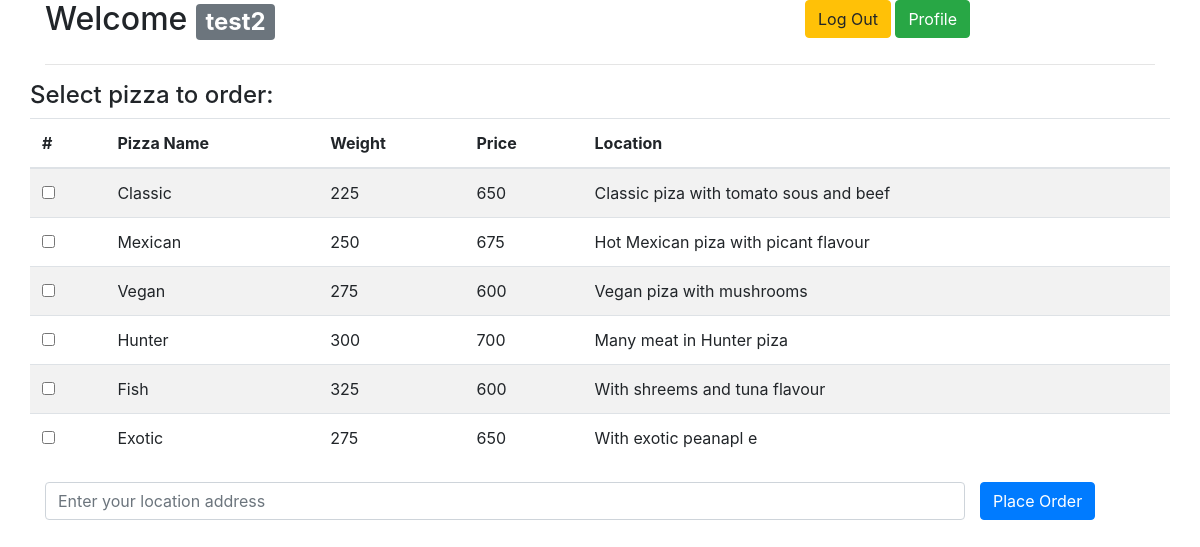
Page /order.php (signed in) on the committed database.
### tables this page shows
CREATE TABLE `users` (
  `id_user` int(11) NOT NULL AUTO_INCREMENT,
  `name` varchar(255) NOT NULL,
  `pass` varchar(255) NOT NULL,
  `mail` varchar(255) NOT NULL,
  PRIMARY KEY (`id_user`)
);

CREATE TABLE `products` (
  `id_product` smallint(6) NOT NULL AUTO_INCREMENT,
  `id_product_recipe` int(11) DEFAULT NULL,
  `name` varchar(64) DEFAULT NULL,
  `weight` smallint(6) DEFAULT NULL,
  `price` smallint(6) DEFAULT NULL,
  `describe_prod` varchar(68) DEFAULT NULL,
  PRIMARY KEY (`id_product`),
  KEY `id_product_recipe` (`id_product_recipe`),
  CONSTRAINT `products_ibfk_1` FOREIGN KEY (`id_product_recipe`) REFERENCES `recipes` (`id_recipe`)
);

### session.php (called while the page is built, shortened)
<?php
include_once 'db_connection.php';
$user_check = $_SESSION['login_user'];
if ($result = $connection -> query("select * from users where name='$user_check'")) {
    $row = $result->fetch_assoc();
    $login_session =$row['name'];
}

### order.php (the view, shortened to what this page needs)
<?php
include_once 'db_connection.php';
include 'session.php';
?>
<!DOCTYPE html>
<html>
<head>
    <link rel="stylesheet" href="https://maxcdn.bootstrapcdn.com/bootstrap/4.5.0/css/bootstrap.min.css">
</head>
<body>
<div class="container">
    <div class="row">
        <div class="col-sm-8">
            <h2>Welcome <span class="badge badge-secondary"><?= $login_session ?></span></h2>
        </div>
        <div class="col-sm-4">
            <a class="btn btn-warning" href="logout.php" role="button">Log Out</a>
            <a class="btn btn-success" href="profile.php" role="button">Profile</a>
        </div>
    </div>
    <hr>
    <div class="row">
        <h4>Select pizza to order:</h4>
        <?php
        if ($result = $connection -> query("SELECT id_product, name, price, weight, describe_prod FROM `products`")) {
            if ($result->num_rows === 0) {
                echo "No rows found, nothing to print so am exiting";
            } else {
                ?>
                <form class="form-inline" style="width: 100%" action="place-order.php" method="post">
                    <table class="table table-striped">
                        <thead>
                        <tr>
                            <th scope="col">#</th>
                            <th scope="col">Pizza Name</th>
                            <th scope="col">Weight</th>
                            <th scope="col">Price</th>
                            <th scope="col">Location</th>
                        </tr>
                        </thead>
                        <tbody>
                        <?php
                        while ($row = $result->fetch_assoc()) {
                            ?>
                            <tr>
                                <th scope="row"><input class="form-check-input" type="checkbox" value="<?= $row['id_product'] ?>" name="pizza[]"></th>
                                <td><?= $row['name'] ?></td>
                                <td><?= $row['price'] ?></td>
                                <td><?= $row['weight'] ?></td>
                                <td><?= $row['describe_prod'] ?></td>
                            </tr>
                            <?php
                        }
                        ?>
                        </tbody>
                    </table>
                    <div class="col-sm-10">
                        <input name="location" style="width: 100%" class="form-control input-lg" type="text" placeholder="Enter your location address">
                    </div>
                    <button type="submit" name="submit" class="btn btn-primary my-1">Place Order</button>
                </form>
                <?php
            }
        }
        ?>
    </div>
</div>
</body>
</html>

### rows in the picture
users: name "test2"
products: name "Classic", price "225", weight "650", describe_prod "Classic piza with tomato sous and beef"
products: name "Mexican", price "250", weight "675", describe_prod "Hot Mexican piza with picant flavour"
products: name "Vegan", price "275", weight "600", describe_prod "Vegan piza with mushrooms"
products: name "Hunter", price "300", weight "700", describe_prod "Many meat in Hunter piza"
products: name "Fish", price "325", weight "600", describe_prod "With shreems and tuna flavour"
products: name "Exotic", price "275", weight "650", describe_prod "With exotic peanapl e"
